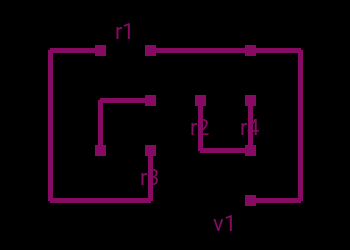

The Python source for this figure:
from os import terminal_size
from xml.dom import NO_DATA_ALLOWED_ERR
import classes
import numpy as np
from PIL import Image, ImageDraw


def main():
    # Create a schematic object:
    sch = classes.Schematic()
    # Use gui generated schematic:
    sch.load("CRAZY.circ")
    # sch.print_all_components_strings()

    do_monte_carlo(sch)
    if sch.paths != None:
        convert_to_pcb_image(sch, "demonstration.png")

    sch.overwrite_save("demonstration.json")


def do_monte_carlo(sch):
    # Monte_carlo w/ output:
    sch.set_monte_carlo_parameters(4, 2, .9)
    sch.monte_carlo(50)


def convert_to_pcb_image(sch, file_name):
    sch.convert_to_pcb_image()
    im = sch.converted_image
    im.save(file_name)


if __name__ == "__main__":
    main()
